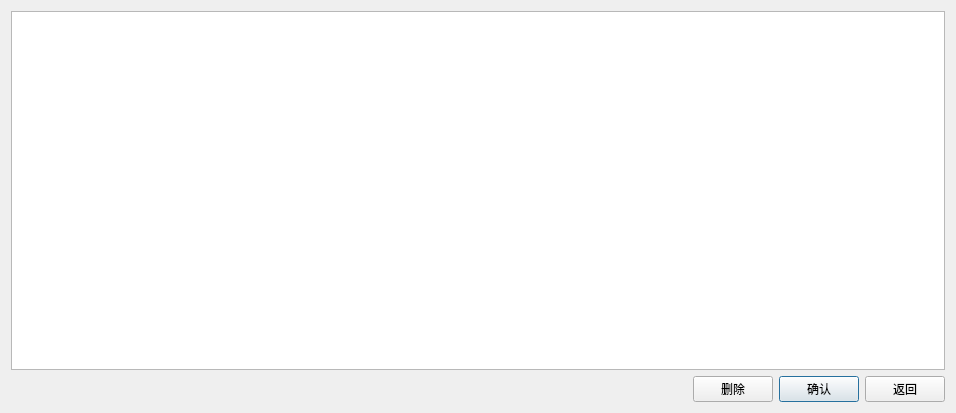
<?xml version="1.0" encoding="UTF-8"?>
<ui version="4.0">
 <class>LockDatabaseDialog</class>
 <widget class="QDialog" name="LockDatabaseDialog">
  <property name="geometry">
   <rect>
    <x>0</x>
    <y>0</y>
    <width>956</width>
    <height>413</height>
   </rect>
  </property>
  <property name="windowTitle">
   <string>Dialog</string>
  </property>
  <layout class="QGridLayout" name="gridLayout">
   <item row="0" column="0">
    <widget class="QTableView" name="tableView"/>
   </item>
   <item row="1" column="0">
    <layout class="QHBoxLayout" name="horizontalLayout">
     <item>
      <spacer name="horizontalSpacer">
       <property name="orientation">
        <enum>Qt::Horizontal</enum>
       </property>
       <property name="sizeHint" stdset="0">
        <size>
         <width>40</width>
         <height>20</height>
        </size>
       </property>
      </spacer>
     </item>
     <item>
      <widget class="QPushButton" name="deleteButton">
       <property name="text">
        <string>删除</string>
       </property>
       <property name="autoDefault">
        <bool>false</bool>
       </property>
      </widget>
     </item>
     <item>
      <widget class="QPushButton" name="okButton">
       <property name="text">
        <string>确认</string>
       </property>
      </widget>
     </item>
     <item>
      <widget class="QPushButton" name="cancelButton">
       <property name="text">
        <string>返回</string>
       </property>
      </widget>
     </item>
    </layout>
   </item>
  </layout>
 </widget>
 <resources/>
 <connections/>
</ui>
